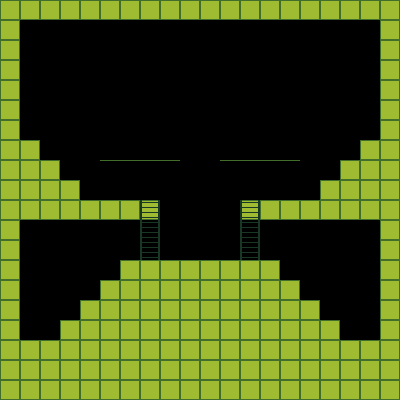

A 2D game scene composited from a Tiled map and its tileset images. What follows is a short description and the map's XML, with every tile layer's data as written:
An orthogonal 20x20 tile map with 20x20 px tiles, 2 tile layers (Tile Layer 1, Tile Layer 2) and 6 objects (4x Spawner, Player, Exit).

<map version="1.0" orientation="orthogonal" renderorder="right-down" width="20" height="20" tilewidth="20" tileheight="20" nextobjectid="12">
 <tileset firstgid="1" source="../tiles.tsx" />
 <layer name="Tile Layer 1" width="20" height="20">
  <data encoding="csv">
1,1,1,1,1,1,1,1,1,1,1,1,1,1,1,1,1,1,1,1,
1,0,0,0,0,0,0,0,0,0,0,0,0,0,0,0,0,0,0,1,
1,0,0,0,0,0,0,0,0,0,0,0,0,0,0,0,0,0,0,1,
1,0,0,0,0,0,0,0,0,0,0,0,0,0,0,0,0,0,0,1,
1,0,0,0,0,0,0,0,0,0,0,0,0,0,0,0,0,0,0,1,
1,0,0,0,0,0,0,0,0,0,0,0,0,0,0,0,0,0,0,1,
1,0,0,0,0,0,0,0,0,0,0,0,0,0,0,0,0,0,0,1,
1,1,0,0,0,0,0,0,0,0,0,0,0,0,0,0,0,0,1,1,
1,1,1,0,0,4,4,4,4,0,0,4,4,4,4,0,0,1,1,1,
1,1,1,1,0,0,0,0,0,0,0,0,0,0,0,0,1,1,1,1,
1,1,1,1,1,1,1,1,0,0,0,0,1,1,1,1,1,1,1,1,
1,0,0,0,0,0,0,0,0,0,0,0,0,0,0,0,0,0,0,1,
1,0,0,0,0,0,0,0,0,0,0,0,0,0,0,0,0,0,0,1,
1,0,0,0,0,0,1,1,1,1,1,1,1,1,0,0,0,0,0,1,
1,0,0,0,0,1,1,1,1,1,1,1,1,1,1,0,0,0,0,1,
1,0,0,0,1,1,1,1,1,1,1,1,1,1,1,1,0,0,0,1,
1,0,0,1,1,1,1,1,1,1,1,1,1,1,1,1,1,0,0,1,
1,1,1,1,1,1,1,1,1,1,1,1,1,1,1,1,1,1,1,1,
1,1,1,1,1,1,1,1,1,1,1,1,1,1,1,1,1,1,1,1,
1,1,1,1,1,1,1,1,1,1,1,1,1,1,1,1,1,1,1,1
</data>
 </layer>
 <layer name="Tile Layer 2" width="20" height="20">
  <data encoding="csv">
0,0,0,0,0,0,0,0,0,0,0,0,0,0,0,0,0,0,0,0,
0,0,0,0,0,0,0,0,0,0,0,0,0,0,0,0,0,0,0,0,
0,0,0,0,0,0,0,0,0,0,0,0,0,0,0,0,0,0,0,0,
0,0,0,0,0,0,0,0,0,0,0,0,0,0,0,0,0,0,0,0,
0,0,0,0,0,0,0,0,0,0,0,0,0,0,0,0,0,0,0,0,
0,0,0,0,0,0,0,0,0,0,0,0,0,0,0,0,0,0,0,0,
0,0,0,0,0,0,0,0,0,0,0,0,0,0,0,0,0,0,0,0,
0,0,0,0,0,0,0,0,0,0,0,0,0,0,0,0,0,0,0,0,
0,0,0,0,0,0,0,0,0,0,0,0,0,0,0,0,0,0,0,0,
0,0,0,0,0,0,0,0,0,0,0,0,0,0,0,0,0,0,0,0,
0,0,0,0,0,0,0,3,0,0,0,0,3,0,0,0,0,0,0,0,
0,0,0,0,0,0,0,3,0,0,0,0,3,0,0,0,0,0,0,0,
0,0,0,0,0,0,0,3,0,0,0,0,3,0,0,0,0,0,0,0,
0,0,0,0,0,0,0,0,0,0,0,0,0,0,0,0,0,0,0,0,
0,0,0,0,0,0,0,0,0,0,0,0,0,0,0,0,0,0,0,0,
0,0,0,0,0,0,0,0,0,0,0,0,0,0,0,0,0,0,0,0,
0,0,0,0,0,0,0,0,0,0,0,0,0,0,0,0,0,0,0,0,
0,0,0,0,0,0,0,0,0,0,0,0,0,0,0,0,0,0,0,0,
0,0,0,0,0,0,0,0,0,0,0,0,0,0,0,0,0,0,0,0,
0,0,0,0,0,0,0,0,0,0,0,0,0,0,0,0,0,0,0,0
</data>
 </layer>
 <objectgroup name="Object Layer 1">
  <object id="1" type="Player" gid="2" x="190" y="260" />
  <object id="7" type="Spawner" gid="5" x="360" y="140">
   <properties>
    <property name="direction" value="left" />
   </properties>
  </object>
  <object id="8" type="Spawner" gid="5" x="20" y="140" />
  <object id="9" type="Spawner" gid="5" x="20" y="340" />
  <object id="10" type="Spawner" gid="5" x="360" y="340">
   <properties>
    <property name="direction" value="left" />
   </properties>
  </object>
  <object id="11" type="Exit" gid="7" x="180" y="260" />
 </objectgroup>
</map>
